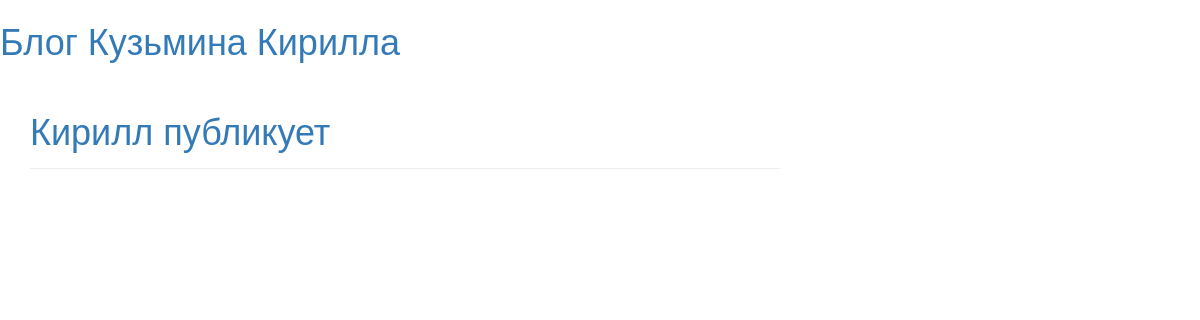
Before: / with the older database file.
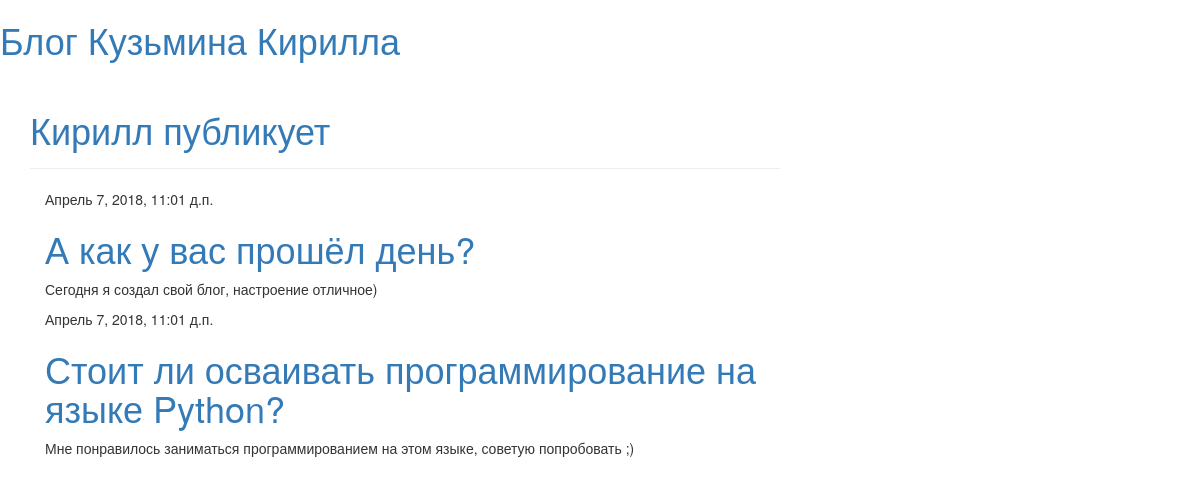
After: the same page with the newer database file.
### blog/models.py (models this page shows)
class Post(models.Model):
	author = models.ForeignKey('auth.User', on_delete=models.CASCADE)
	title = models.CharField(max_length=200)
	text = models.TextField()
	created_date = models.DateTimeField(
		default=timezone.now)
	published_date = models.DateTimeField(
		blank=True, null=True)

### blog/views.py (the view)
# urls.py: url(r'^$', views.post_list, name='post_list'),
def post_list(request):
    Posts = Post.objects.filter(published_date__lte=timezone.now()).order_by('published_date')
    return render(request, 'blog/post_list.html', {'posts': Posts})

### blog/templates/blog/post_list.html (shortened to what this page needs)
<html>
	<head>
        <link rel="stylesheet" href="//maxcdn.bootstrapcdn.com/bootstrap/3.2.0/css/bootstrap.min.css"> <link rel="stylesheet" href="//maxcdn.bootstrapcdn.com/bootstrap/3.2.0/css/bootstrap-theme.min.css">
	</head>
	<body>
    <div>
	    <h1><a href="/">Блог Кузьмина Кирилла</a></h1>
    </div>
        <div class="content container">
            <div class="row">
                <div class="col-md-8">
                    {% extends 'blog/base.html' %}
                    {% block content %}
                        {% for post in posts %}
		                    <div class="post">
			                    <div class="date">
                                    {{ post.published_date }}
                                </div>
                                <h1><a href="">{{ post.title }}</a></h1>
                                <p>{{ post.text|linebreaksbr }}</p>
                            </div>
                        {% endfor %}
                    {% endblock %}

Changed rows visible on the page:
now on this page (row edited): Post: published_date "Апрель 7, 2018, 11:01 д.п.", title "А как у вас прошёл день?", text "Сегодня я создал свой блог, настроение отличное)"
now on this page (row edited): Post: published_date "Апрель 7, 2018, 11:01 д.п.", title "Стоит ли осваивать программирование на языке Python?", text "Мне понравилось заниматься программированием на этом языке, советую попробовать ;)"
